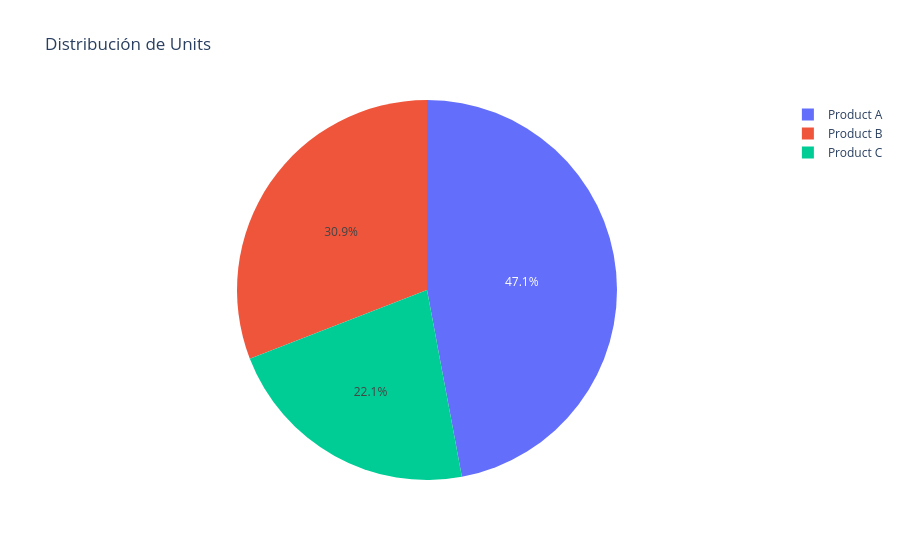

Here is the notebook cell this chart was saved with:
### Markdown cell above
## 4. Chart 3 — Pie Chart (Unit Distribution)

This chart goes in the **bottom-right** section. Its filtering is native: click the legend to hide or show each product.

### Code cell
pie_chart = go.Figure(data=[go.Pie(labels=product_data['Product'], values=product_data['Units'])])
pie_chart.update_layout(title='Distribución de Units')
pie_chart.show()

### Figure 1 — Plotly figure (JSON) as saved in the notebook; plotly's stock layout.template omitted (floating-point values rounded to 4 significant figures)
{"data": [{"labels": ["Product A", "Product B", "Product C"], "type": "pie", "values": [320, 210, 150]}], "layout": {"title": {"text": "Distribución de Units"}}}
